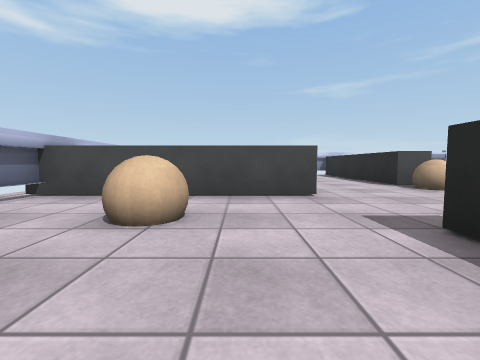
[1] (above)

16 first-person views from a walk through a Unity game level. The camera is 0.68 m above the floor, tilts 4° down and sees 90° across. The floor is counted in squares, 1 m on a side. Each view is taken from the middle of a square. On the plan, view 1 faces up. The plan holds only what a view shows up to about 9 squares ahead; the rest is blank. The player is left out. Some surface patterns are stand-ins.

[2]
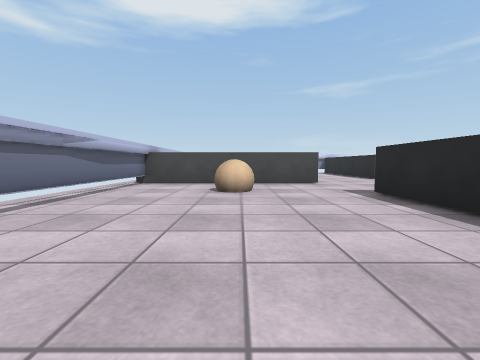

[3]
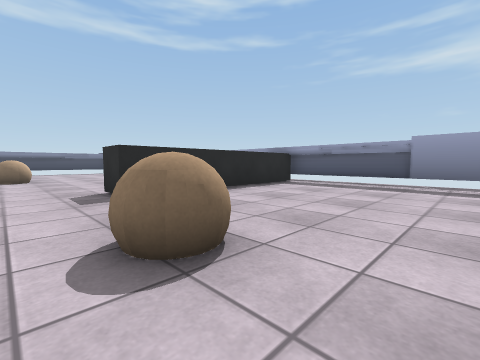

[4]
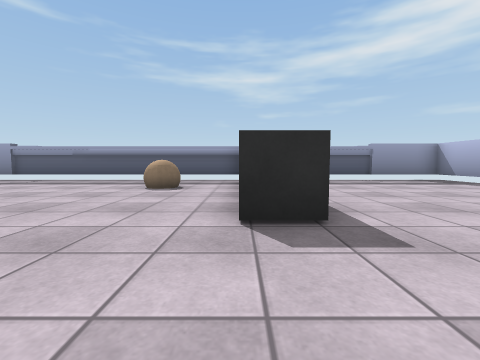

[5]
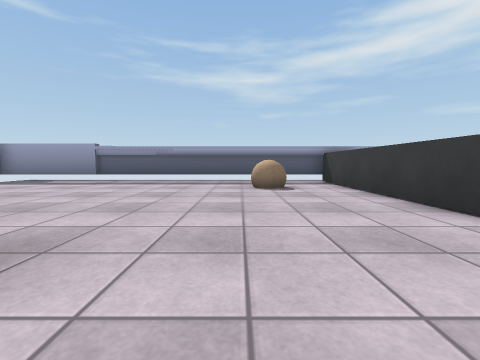

[6]
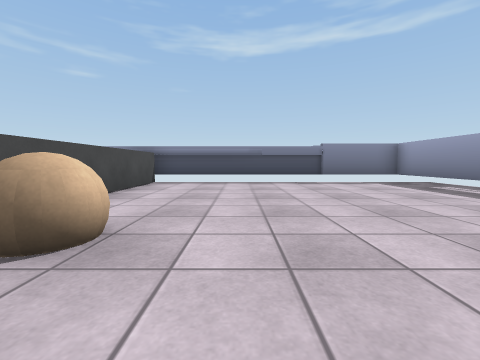

[7]
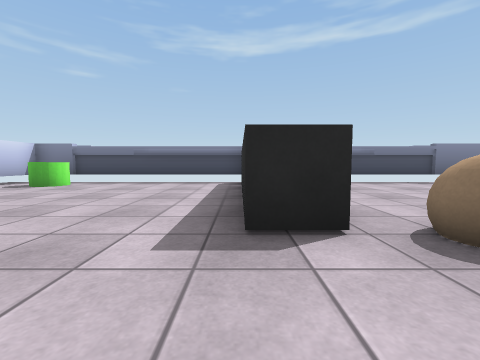

[8]
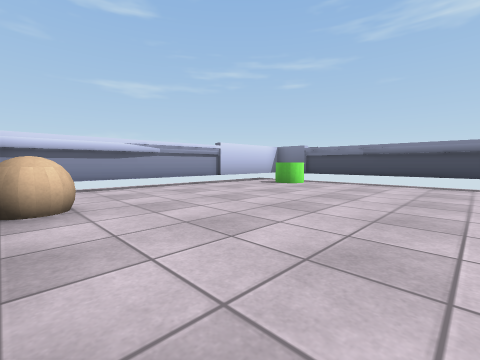

[9]
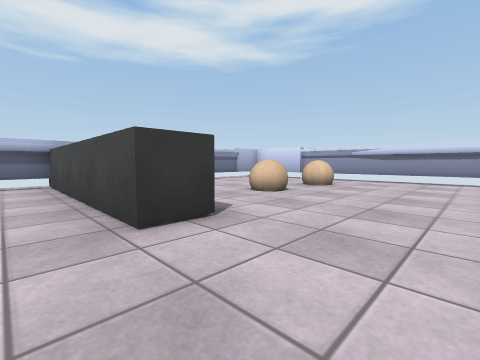

[10]
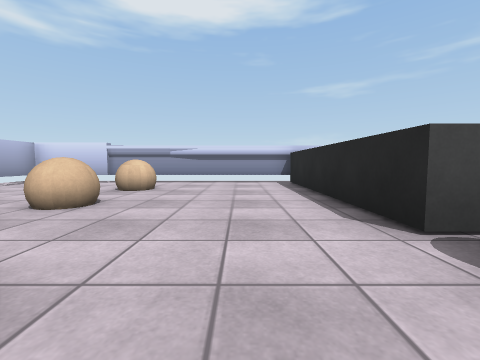

[11]
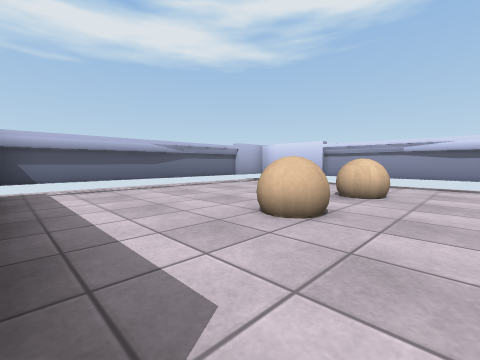

[12]
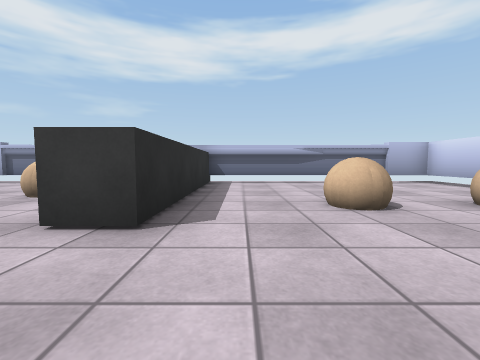

[13]
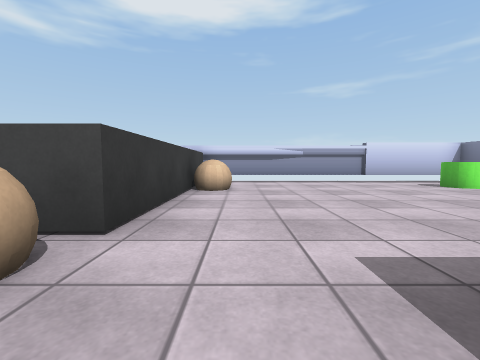

[14]
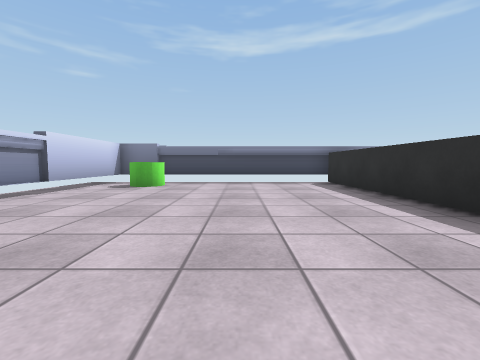

[15]
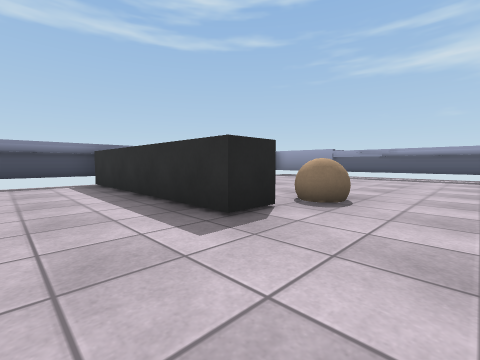

[16]
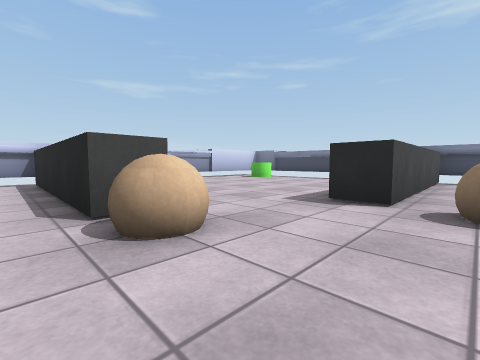

### Floor plan
Ten units are one square. View 1 is at (0, 0); x grows to the right and y downward. Boxes are objects, and circles mark ways between rooms. Rooms are numbered by the first view taken in them; rooms with no view inside come last. Other rooms are left out.
<svg viewBox="-50 -139 202 182">
<path fill="none" stroke="#000" d="M-41 20 -41 37 26 37M16 -49 -45 -49M-41 -50 -41 10M20 38 20 -23M20 -23 30 -23 30 38M57 -131 57 -72 47 -72 47 -134 -41 -134 -41 -59 16 -59 16 -49M144 -49 83 -49 83 -59 144 -59M26 37 147 37 147 -134 56 -134"/>
<rect x="-15" y="-35" width="10" height="10" fill="#bbb"><title>ball</title></rect>
<rect x="-5" y="-95" width="10" height="10" fill="#bbb"><title>ball</title></rect>
<rect x="-5" y="-125" width="20" height="20" fill="#bbb"><title>ball</title></rect>
<rect x="45" y="15" width="10" height="10" fill="#bbb"><title>ball</title></rect>
<rect x="45" y="-65" width="10" height="10" fill="#bbb"><title>ball</title></rect>
<rect x="55" y="-115" width="20" height="10" fill="#bbb"><title>ball</title></rect>
<rect x="75" y="-45" width="10" height="20" fill="#bbb"><title>ball</title></rect>
<rect x="125" y="-125" width="20" height="10" fill="#bbb"><title>green cylinder</title></rect>
<circle cx="10" cy="-35" r="3" fill="#2a7"/>
<text x="-10" y="-10">1</text>
<text x="70" y="-60">2</text>
</svg>
Room 1 opens to room 2.

Where each view was taken, in squares from view 1:
view 1: 0 up, 0 right, facing up
view 2: 3 down, 1 left, facing up
view 3: 4 up, 3 left, facing down-right
view 4: 5 up, 3 right, facing down
view 5: 5 up, 6 right, facing down
view 6: 2 up, 6 right, facing right
view 7: 6 up, 6 right, facing right
view 8: 7 up, 6 right, facing up-right
view 9: 4 up, 4 right, facing up-left
view 10: 5 up, 3 right, facing up
view 11: 6 up, 2 right, facing up-left
view 12: 7 up, 4 right, facing left
view 13: 5 up, 7 right, facing up
view 14: 9 up, 6 right, facing right
view 15: 8 up, 6 right, facing down-right
view 16: 4 up, 4 right, facing up-right
